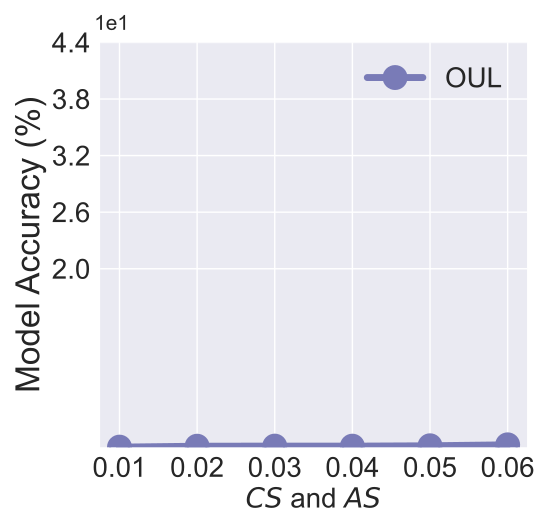

Source code (Python):


import numpy as np
import matplotlib.pyplot as plt

epsilon = 3
beta = 1 / epsilon


x=[1, 2, 3, 4, 5, 6]
# validation_for_plt =[97,95.8600, 94.9400, 93.5400, 93.2400]
# attack_for_plt=[0, 0.3524, 0, 0.1762, 0.1762]
# basic_for_plt=[99.8, 99.8, 99.8, 99.8, 99.8]

labels = ['0.01', '0.02', '0.03', '0.04', '0.05', '0.06']
# unl_org = [97.77, 97.55, 97.35, 97.29, 97.21, 97.21]

# unl_hess_r = [96.6, 96.66, 96.04, 95.94, 95.85, 97.21]
OUL = [0.0108267, 0.011793, 0.01190553, 0.011848, 0.012261, 0.013261]

org_acc = [0.9907, 0.9854, 0.9890, 0.9890, 0.9863, 0.9843]

vbu_acc = [0.3392, 0.8349, 0.4601, 0.4976, 0.2231, 0.3231]
# unl_ss_wo = [94.32, 94.53, 94.78, 93.38, 94.04, 97.21]


for i in range(len(OUL)):
    OUL[i] = OUL[i] *10
    org_acc[i] = org_acc[i]
    vbu_acc[i] = vbu_acc[i]

plt.style.use('seaborn')
plt.figure(figsize=(5.5, 5.3))
l_w=5
m_s=15
marker_s = 3
markevery=1
#plt.figure(figsize=(8, 5.3))
#plt.plot(x, unl_fr, color='blue', marker='^', label='Retrain',linewidth=l_w, markersize=m_s)
plt.plot(x, OUL, linestyle='-', color='#797BB7', marker='o', fillstyle='full', markevery=markevery,
         label='OUL', linewidth=l_w, markersize=m_s, markeredgewidth=marker_s)

#plt.plot(x, unl_ss_w, color='g',  marker='*',  label='PriMU$_{w}$',linewidth=l_w, markersize=m_s)
#plt.plot(x, org_acc, linestyle='--', color='#9BC985',  marker='s', fillstyle='full', markevery=markevery,label='Origin',linewidth=l_w, markersize=m_s, markeredgewidth=marker_s)



#plt.plot(x, vbu_acc, linestyle='-.', color='#2A5522',  marker='D', fillstyle='full', markevery=markevery, label='VBU',linewidth=l_w, markersize=m_s, markeredgewidth=marker_s)

# plt.grid()
leg = plt.legend(fancybox=True, shadow=True)
# plt.xlabel('Malicious Client Ratio (%)' ,fontsize=16)
plt.ylabel('Model Accuracy (%)' ,fontsize=24)
my_y_ticks = np.arange(2.0, 4.4, 0.6)
plt.yticks(my_y_ticks,fontsize=20)
plt.xlabel('$\it{CS}$ and $\it{AS}$' ,fontsize=20)

plt.xticks(x, labels, fontsize=20)
# plt.title('CIFAR10 IID')

plt.annotate(r"1e1", xy=(0.1, 1.01), xycoords='axes fraction', xytext=(-10, 10), textcoords='offset points', ha='right', va='center', fontsize=15)


# plt.title('(c) Utility Preservation', fontsize=24)
plt.legend(loc='best',fontsize=20)
plt.tight_layout()
#plt.title("MNIST")
plt.rcParams['figure.figsize'] = (2.0, 1)
plt.rcParams['image.interpolation'] = 'nearest'
plt.rcParams['figure.subplot.left'] = 0.11
plt.rcParams['figure.subplot.bottom'] = 0.08
plt.rcParams['figure.subplot.right'] = 0.977
plt.rcParams['figure.subplot.top'] = 0.969
plt.savefig('CelebA_forgeability_eps.pdf', format='pdf', dpi=200)
plt.show()
